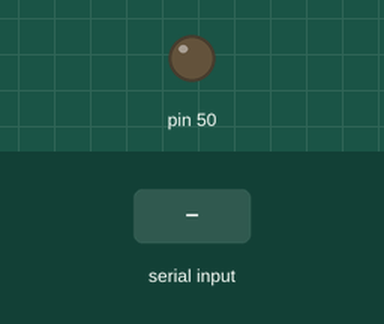
Recording of a sketch running on a simulated Arduino Mega 2560, built with avr-gcc and run on an emulated ATmega2560. Parts: output pins drawn as LEDs (lit = HIGH). The inputs (shaded band) are chosen by the test bench.

Above: at 1.2 s.
1.3 s: "1" received over Serial
At 2.0 s:
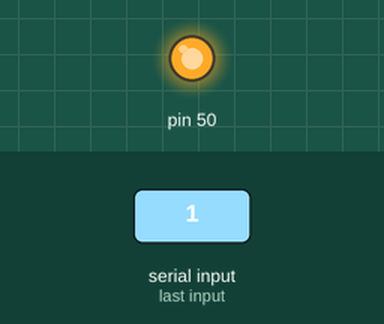
2.8 s: "0" received over Serial
At 3.2 s:
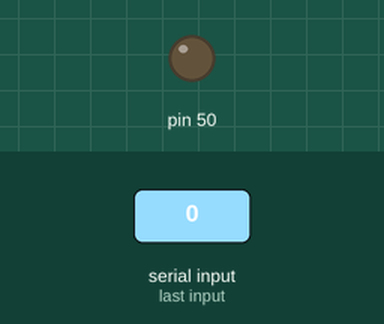
Timing chart, 0 to 5.8 s (numbered marks = the images above; inputs shaded):
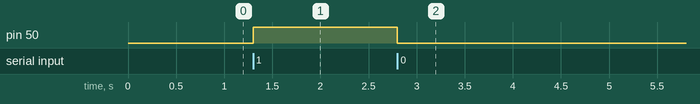

The sketch:

On_Off.ino
```cpp
int input;

void setup(){
  pinMode(50, OUTPUT);
  Serial.begin(9600);
}

void loop(){
  if(Serial.available() > 0){
    input = Serial.read();
    if(input == '1'){
      digitalWrite(50, HIGH);
    }
    else{
      digitalWrite(50, LOW);
    }
  }
}
```

Measured:
- after the input at 1.3 s, pin 50: LOW → HIGH at once
- after the input at 2.8 s, pin 50: HIGH → LOW at once
